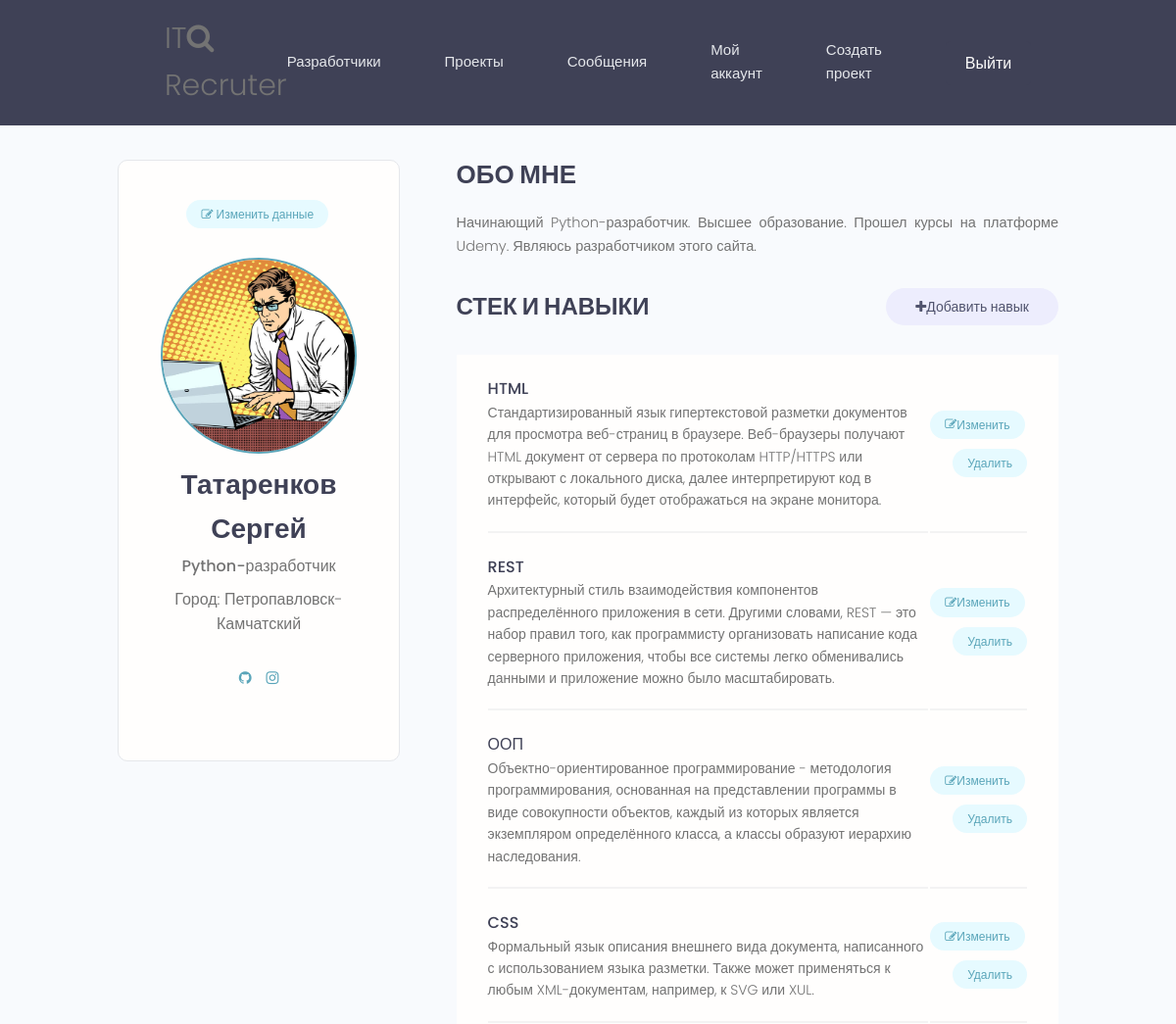
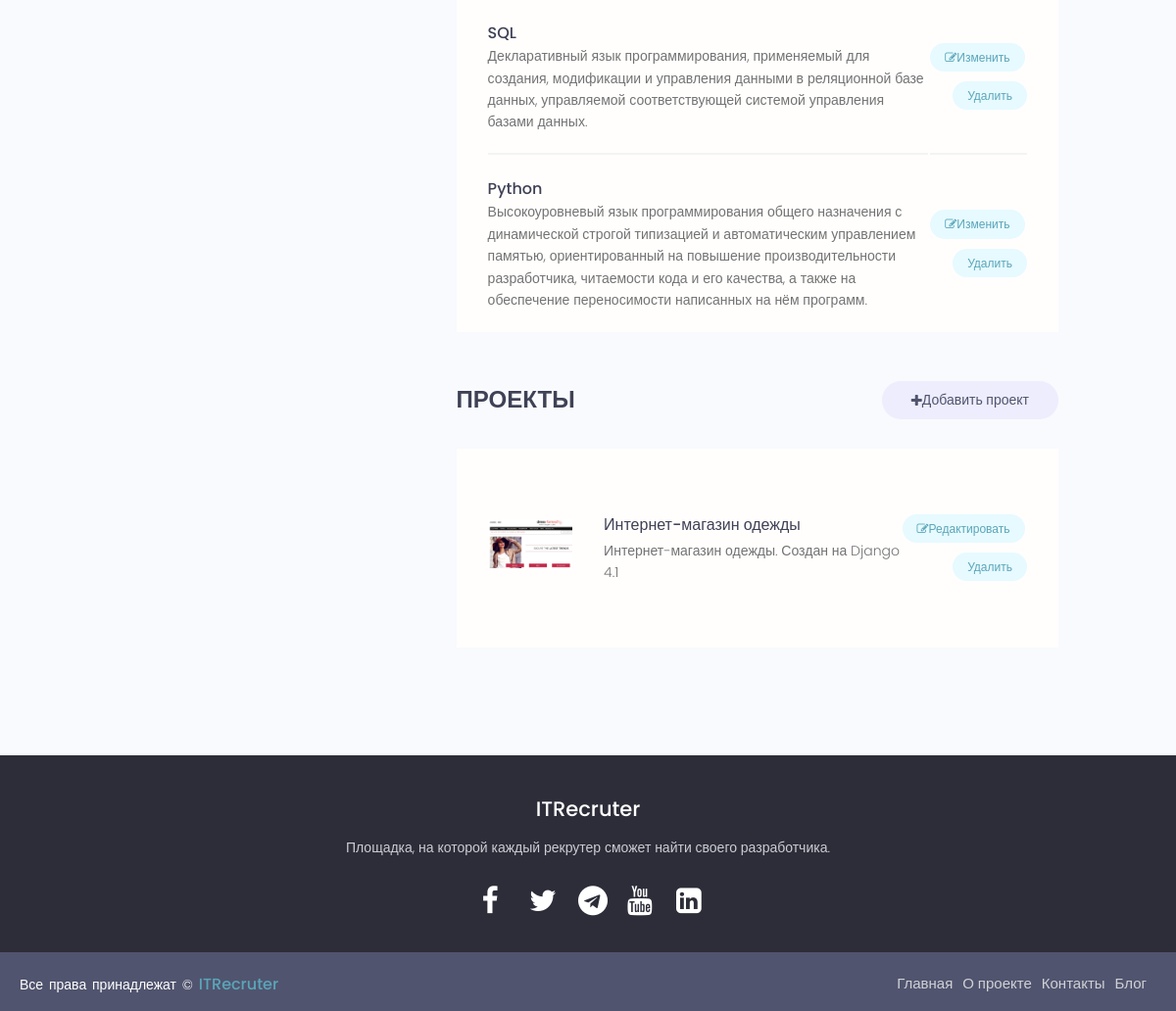
The app's page /account/ (signed in) with its own data (2 pictures, top to bottom).
### users/models.py (models this page shows, shortened)
class Profile(models.Model):
    user = models.OneToOneField(User, on_delete=models.CASCADE, null=True, blank=True)
    username = models.CharField(max_length=50, blank=True, null=True, verbose_name='Никнейм')
    name = models.CharField(max_length=50, blank=True, null=True, verbose_name='Фамилия Имя')
    email = models.EmailField(max_length=50, blank=True, null=True, verbose_name='E-Mail')
    bio = models.TextField(blank=True, null=True, verbose_name='Биография')
    intro = models.CharField(max_length=100, blank=True, null=True, verbose_name='Основная специальность')
    image = models.ImageField(blank=True, null=True, default='profile/default.jpg', upload_to='profile')
    city = models.CharField(max_length=30, blank=True, null=True, verbose_name='Город')
    skills = models.ManyToManyField(Skill, blank=True, verbose_name='Скилы')
    github = models.URLField(blank=True, null=True, verbose_name='GitHub')
    youtube = models.URLField(blank=True, null=True, verbose_name='YouTube')
    twitter = models.URLField(blank=True, null=True, verbose_name='Twitter')
    instagram = models.URLField(blank=True, null=True, verbose_name='Instagram')
    telegram = models.URLField(blank=True, null=True, verbose_name='Telegram')
    linkedin = models.URLField(blank=True, null=True, verbose_name='LinkedIn')
    website = models.URLField(blank=True, null=True, verbose_name='Мой сайт')
    created_at = models.DateTimeField(auto_now_add=True)
    id = models.UUIDField(default=uuid.uuid4, primary_key=True, unique=True, editable=False)
    class Meta:
        verbose_name = 'Профиль пользователя'
        verbose_name_plural = 'Профили пользователей'
        ordering = ['created_at']

class Skill(models.Model):
    name = models.CharField(max_length=50, blank=True, null=True)
    slug = models.SlugField()
    description = models.TextField(null=True, blank=True)
    created_at = models.DateTimeField(auto_now_add=True)
    id = models.UUIDField(default=uuid.uuid4, primary_key=True, unique=True, editable=False)
    class Meta:
        verbose_name = 'Навык'
        verbose_name_plural = 'Навыки'

### projects/models.py (models this page shows, shortened)
class Project(models.Model):
    title = models.CharField(max_length=100)
    slug = models.SlugField()
    description = models.TextField(null=True, blank=True)
    image = models.ImageField(null=True, blank=True, default='projects/default.jpg', upload_to='projects')
    tags = models.ManyToManyField(Tag, blank=True)
    total_votes = models.IntegerField(default=0, null=True, blank=True)
    votes_ratio = models.IntegerField(default=0, null=True, blank=True)
    demo_link = models.CharField(max_length=500, null=True, blank=True)
    source_link = models.CharField(max_length=500, null=True, blank=True)
    owner = models.ForeignKey(Profile, blank=True, null=True, on_delete=models.CASCADE)
    created_at = models.DateTimeField(auto_now_add=True)
    id = models.UUIDField(default=uuid.uuid4, unique=True, primary_key=True, editable=False)
    class Meta:
        verbose_name = 'Проект'
        verbose_name_plural = 'Проекты'

### users/views.py (the view)
# urls.py: path('account/', login_required(UserAccountView.as_view(), login_url='/loginuser'), name='account'),
class UserAccountView(View):
    def get(self, request):
        profile = request.user.profile
        skills = profile.skills.all()
        projects = profile.project_set.all()
        context = {'profile': profile, 'skills': skills, 'projects': projects}
        return render(request, 'profiles/account.html', context=context)

### templates/profiles/account.html (shortened to what this page needs)
{% extends 'base.html' %}
{% block content %}
<main class="settingsPage profile my-md">
  <div class="container">
    <div class="layout">
      <div class="column column--1of3">
        <div class="card text-center">
          <div class="card__body dev">
            <a class="tag tag--pill tag--main settings__btn" href="{% url 'edit-user-profile' %}"><i class="fa fa-edit"></i>
              Изменить данные</a>
            <img class="avatar avatar--xl dev__avatar" src="{{ profile.image.url }}" />
            <h2 class="dev__name">{{ profile.name  }}</h2>
            <p class="dev__title">{{ profile.intro }}</p>
            <p class="dev__location">Город: {{ profile.city }}</p>
            <ul class="dev__social">
              {% if profile.github %}
              <li>
                <a title="GitHub" href="{{ profile.github }}" target="_blank"><i class="fa fa-github"></i></a>
              </li>
              {% endif %}
              {% if profile.instagram %}
              <li>
                <a title="Instagram" href="{{ profile.instagram }}" target="_blank"><i class="fa fa-instagram"></i></a>
              </li>
              {% endif %}
            </ul>
          </div>
        </div>
      </div>
      <div class="column column--2of3">
        <div class="devInfo">
          <h3 class="devInfo__title">Обо мне</h3>
          <p class="devInfo__about">{{ profile.bio }}</p>
        </div>
        <div class="settings">
          <h3 class="settings__title">Стек и навыки</h3>
          <a class="tag tag--pill tag--sub settings__btn tag--lg" href="{% url 'create-skill' %}"><i
              class="fa fa-plus"></i> Добавить навык</a>
        </div>
        <table class="settings__table">
          {% for skill in skills %}
          <tr>
            <td class="settings__tableInfo">
              <h4>{{skill.name}}</h4>
              <p>
                {{skill.description}}
              </p>
            </td>
            <td class="settings__tableActions">
              <a class="tag tag--pill tag--main settings__btn" href="{% url 'update-skill' skill.slug %}"><i
                  class="fa fa-edit"></i> Изменить</a>
              <a class="tag tag--pill tag--main settings__btn" href="{% url 'delete-skill' skill.slug %}">
                Удалить</a>
            </td>
          </tr>
          {% endfor %}
        </table>
        <div class="settings">
          <h3 class="settings__title">Проекты</h3>
          <a class="tag tag--pill tag--sub settings__btn tag--lg" href="{% url 'create-project' %}"><i
              class="fa fa-plus"></i> Добавить проект</a>
        </div>
        <table class="settings__table">
          {% for project in projects %}
          <tr>
            <td class="settings__thumbnail">
              <a href="{% url 'project' project.id %}"><img src="{{ project.image.url }}" alt="скриншот проекта" /></a>
            </td>
            <td class="settings__tableInfo">
              <a href="{% url 'project' project.id %}">{{project.title}}</a>
              <p>{{project.description|slice:"150"}}</p>
            </td>
            <td class="settings__tableActions">
              <a class="tag tag--pill tag--main settings__btn" href="{% url 'update-project' project.id %}"><i
                  class="fa fa-edit"></i> Редактировать</a>
              <a class="tag tag--pill tag--main settings__btn"
                href="{% url 'delete-project'  project.id %}?next=/account">
                Удалить</a>
            </td>
          </tr>
          {% endfor %}
        </table>
      </div>
    </div>
  </div>
</main>
{% endblock %}

### static/styles/main.css (style rules this page uses)
* { margin: 0; padding: 0; box-sizing: border-box; }
:root { --color-sub: #2d2d39; }
.card { border: 2px solid var(--color-light); }
img { width: 100%; }
.profile .card > .dev { padding: 4rem; }
.dev__avatar { display: block; margin: auto; }
.dev__name { color: var(--color-sub); font-size: 2.8rem; font-weight: 700; margin-top: 1rem; margin-bottom: 0.5rem; }
.dev__title { font-size: 1.6rem; font-weight: 500; line-height: 1.3; }
.dev__location { margin-top: 1rem; }
.dev__social { margin: 3rem 0; list-style: none; display: flex; justify-content: center; gap: 1.5rem; }
.devInfo { margin-bottom: 3rem; }
.devInfo__title, .devInfo__subtitle { font-size: 2.6rem; color: var(--color-sub); text-transform: uppercase; font-weight: 700; margin-bottom: 1.5rem; }
.devInfo__about, .devSkill__info { font-size: 1.45rem; line-height: 1.7; text-align: justify; }
.settingsPage .dev > .settings__btn { display: inline-block; margin-bottom: 3rem; }
.settings { display: flex; justify-content: space-between; align-items: center; }
.settings__title { font-size: 2.4rem; text-transform: uppercase; font-weight: 700; color: var(--color-sub); }
.settings__table { margin-top: 3rem; margin-bottom: 5rem; padding: 0 3rem; background: var(--color-white); }
.settings__table tr { width: 100%; }
.settings__table tr > td { padding: 2rem 0; }
.settings__table tr:not(:last-child) td { border-bottom: 2px solid var(--color-white-light); }
.settings__thumbnail { width: 23%; min-width: 10rem; }
.settings__thumbnail img { padding-right: 3rem; height: 15rem; object-fit: contain; }
.settings__tableInfo { width: 100%; }
.settings__tableInfo h4, .settings__tableInfo a { padding-right: 1rem; width: auto; font-size: 1.6rem; font-weight: 500; color: var(--color-sub); }
.settings__tableInfo p { font-size: 1.4rem; }
.settings__tableActions { text-align: right; }

### static/styles/modules/_variables.css (style rules this page uses)
:root { --color-main: #5aa5b9; --color-main-light: #e6faff; --color-sub: #3f4156; --color-sub-light: #51546e; --color-sub-lighter: #ededfd; --color-text: #737373; --color-gray: #8b8b8b; --color-light: #e5e7eb; --color-light-gray: #767676; --color-bg: #f8fafd; --color-white: #fffefd; --color-white-light: #f3f3f3; --color-success: #359e64; --color-success-bg: #def8e8; --color-error: #fc4b0b; --color-error-bg: #fff2ee; --font-base: 'Poppins', arial, helvetica, 'Segoe UI', roboto, ubuntu, sans-serif; --font-monospace: 'Fira Code', 'Courier New', courier, monospace; --font-regular: 300; --font-medium: 500; --font-bold: 700; --generic-shadow: 1px 1px 5px #00000010; --generic-transition: all 0.3s ease-in-out; }

### static/styles/modules/_base.css (style rules this page uses)
* { margin: 0; padding: 0; box-sizing: border-box; text-rendering: optimizeLegibility; color: inherit; font-size: inherit; }
html { font-size: 50%; }
@media only screen and (min-width: 480px) { html { font-size: 56.25%; } }
@media only screen and (min-width: 1200px) { html { font-size: 62.5%; } }
body { line-height: 1.6; font-weight: 400; font-size: 1.5rem; color: var(--color-text); background-color: var(--color-bg); min-height: 100vh; }

### static/styles/modules/_typography.css (style rules this page uses)
* { font-family: var(--font-base); }
h2 { font-size: 3.6rem; font-weight: var(--font-bold); }
h3 { font-size: 3.2rem; font-weight: var(--font-medium); }
h4 { font-size: 2.8rem; font-weight: var(--font-medium); }
p, span, strong { font-size: 1.6rem; color: var(--color-text); font-weight: var(--font-regular); }
a { padding-bottom: 2px; text-decoration: none; display: inline-block; color: var(--color-main); font-weight: var(--font-medium); }

### static/styles/modules/_utilities.css (style rules this page uses)
.container { width: 92%; max-width: 165rem; margin: 0 auto; box-sizing: border-box; }
@media screen and (min-width: 1000px) { .container { width: 90%; } }
@media screen and (min-width: 1200px) { .container { width: 80%; } }
.text-center { text-align: center; }
.my-md { margin: 3rem auto; }

### static/styles/modules/_avatar.css (style rules this page uses)
.avatar { border-radius: 50%; border: 2px solid var(--color-main); object-fit: cover; }
.avatar--xl { height: 20rem; width: 20rem; }

### static/styles/modules/_card.css (style rules this page uses)
.card { border-radius: 1rem; background-color: var(--color-white); border: 1.5px solid var(--color-light); width: auto; height: auto; margin-top: 0.5rem; margin-bottom: 0.5rem; overflow: hidden; }
.card__body, .card__header { padding: 2rem 2.5rem; }

### static/styles/modules/_layout.css (style rules this page uses)
.layout { display: flex; flex-flow: row wrap; justify-content: space-between; }
.layout > .column { margin-bottom: 3rem; }
.layout > .column.column--1of3 { flex-basis: 30%; }
.layout > .column.column--2of3 { flex-basis: 64%; }

### records on screen
Profile: image (placeholder picture), name "Татаренков Сергей", intro "Python-разработчик", city "Петропавловск-Камчатский", bio "Начинающий Python-разработчик. Высшее образование. Прошел курсы на платформе Udemy. Являюсь разработчиком этого сайта."
Skill: name "HTML", description "Стандартизированный язык гипертекстовой разметки документов для просмотра веб-страниц в браузере. Веб-браузеры получают HTML документ от сервера по протоколам HTTP/HTTPS или открывают с локального диска, далее интерпретируют код в интерфейс, который будет отображаться на экране монитора."
Skill: name "REST", description "Архитектурный стиль взаимодействия компонентов распределённого приложения в сети. Другими словами, REST — это набор правил того, как программисту организовать написание кода серверного приложения, чтобы все системы легко обменивались данными и приложение можно было масштабировать."
Skill: name "ООП", description "Объектно-ориентированное программирование - методология программирования, основанная на представлении программы в виде совокупности объектов, каждый из которых является экземпляром определённого класса, а классы образуют иерархию наследования."
Skill: name "CSS", description "Формальный язык описания внешнего вида документа, написанного с использованием языка разметки. Также может применяться к любым XML-документам, например, к SVG или XUL."
Skill: name "SQL", description "Декларативный язык программирования, применяемый для создания, модификации и управления данными в реляционной базе данных, управляемой соответствующей системой управления базами данных."
Skill: name "Python", description "Высокоуровневый язык программирования общего назначения с динамической строгой типизацией и автоматическим управлением памятью, ориентированный на повышение производительности разработчика, читаемости кода и его качества, а также на обеспечение переносимости написанных на нём программ."
Project: image (picture), title "Интернет-магазин одежды", description "Интернет-магазин одежды. Создан на Django 4.1"
